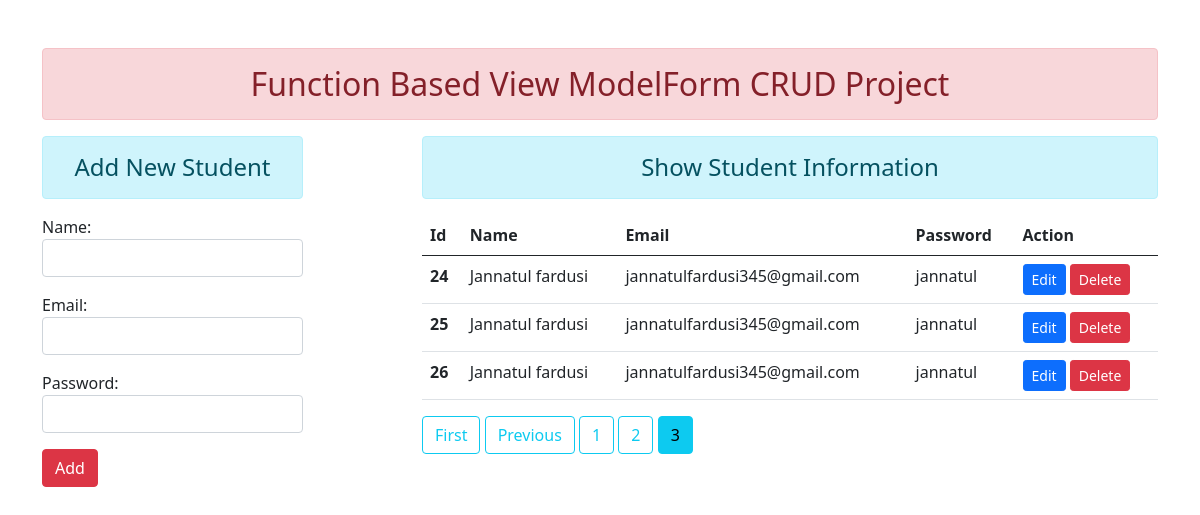
/?page=3, run on the app's committed database.
### app1/models.py (models this page shows)
class User(models.Model):
    name = models.CharField(max_length=80)
    email = models.EmailField(max_length=100)
    password = models.CharField(max_length=50)

### app1/views.py (the view)
# urls.py: path('',views.add_show, name="home"),
def add_show(request):
    if request.method == 'POST':
        fm = StudentRegistration(request.POST)
        if fm.is_valid():
            name = fm.cleaned_data['name']
            email = fm.cleaned_data['email']
            password = fm.cleaned_data['password']
            reg = User(name=name, email=email, password=password)
            reg.save()
            messages.success(request=request, message="You Successfully Add New Record")
            fm = StudentRegistration()
    else:
        fm = StudentRegistration()
    student_info = User.objects.all().order_by('id')
    paginator = Paginator(object_list=student_info, per_page=8, orphans=1)
    page_number = request.GET.get('page')
    page_obj = paginator.get_page(number=page_number)
    return render(request, "app1/addAndShow.html", context={'form': fm, 'page_obj':page_obj})

### app1/forms.py
class StudentRegistration(forms.ModelForm):
    class Meta:
        model = User
        fields = ['name', 'email', 'password']
        widgets = {
            'name' : forms.TextInput(attrs={'class':'form-control'}),
            'email' : forms.EmailInput(attrs={'class':'form-control'}),
            'password' : forms.PasswordInput(render_value=True,attrs={'class':'form-control'}),
        }

### app1/templates/app1/addAndShow.html (shortened to what this page needs)
{% extends 'app1/base.html' %} {% block content %}
<div class="row">
  <div class="col-sm-3">
    <h4 class="text-center alert alert-info">Add New Student</h4>
    <form action="" method="post">
      {% csrf_token %} {{form.as_p}}
      <button type="submit" class="btn btn-danger">Add</button>
    </form>
  </div>
  <div class="col-sm-8 offset-1">
    <h4 class="text-center alert alert-info">Show Student Information</h4>
    {% if page_obj %}
      <table class="table table-hover">
        <thead>
          <tr>
            <th scope="col">Id</th>
            <th scope="col">Name</th>
            <th scope="col">Email</th>
            <th scope="col">Password</th>
            <th scope="col">Action</th>
          </tr>
        </thead>
        <tbody>
          {% for i in page_obj %}
          <tr>
            <th scope="row">{{i.id}}</th>
            <td>{{i.name}}</td>
            <td>{{i.email}}</td>
            <td>{{i.password}}</td>
            <td>
              <a href="{% url 'update_info' i.id %}" class="btn btn-primary btn-sm">Edit</a>
              <form action="{% url 'delete_info' i.id %}" method="post" class="d-inline">
                <button type="submit" class="btn btn-danger btn-sm">
                  Delete
                </button>
              </form>
            </td>
          </tr>
          {% endfor %}
        </tbody>
      </table>
    {% else %}
      <h4 class="text-center alert alert-info">No Records Found</h4>
    {% endif %}
      {% if page_obj.has_previous %}
        <a href="?page=1" class="btn btn-outline-info mb-4">First</a>
        <a href="?page={{ page_obj.previous_page_number }}" class="btn btn-outline-info mb-4">Previous</a>
      {% endif %}
      {% for num in page_obj.paginator.page_range %}
        {% if page_obj.number == num %}
          <a class="btn btn-info mb-4" href="?page={{ num }}">{{ num }}</a>
        {% elif num > page_obj.number|add:'-3' and num < page_obj.number|add:'3' %}
          <a class="btn btn-outline-info mb-4" href="?page={{ num }}">{{ num }}</a>
        {% endif %}
      {% endfor %}
  </div>
</div>
{% endblock content %}

### data on the page
User: id "24", name "Jannatul fardusi", email "jannatulfardusi345@gmail.com", password "jannatul"
User: id "25", name "Jannatul fardusi", email "jannatulfardusi345@gmail.com", password "jannatul"
User: id "26", name "Jannatul fardusi", email "jannatulfardusi345@gmail.com", password "jannatul"

### other printed values
{{ num }} "1" "2"
{{ num }} "3"
